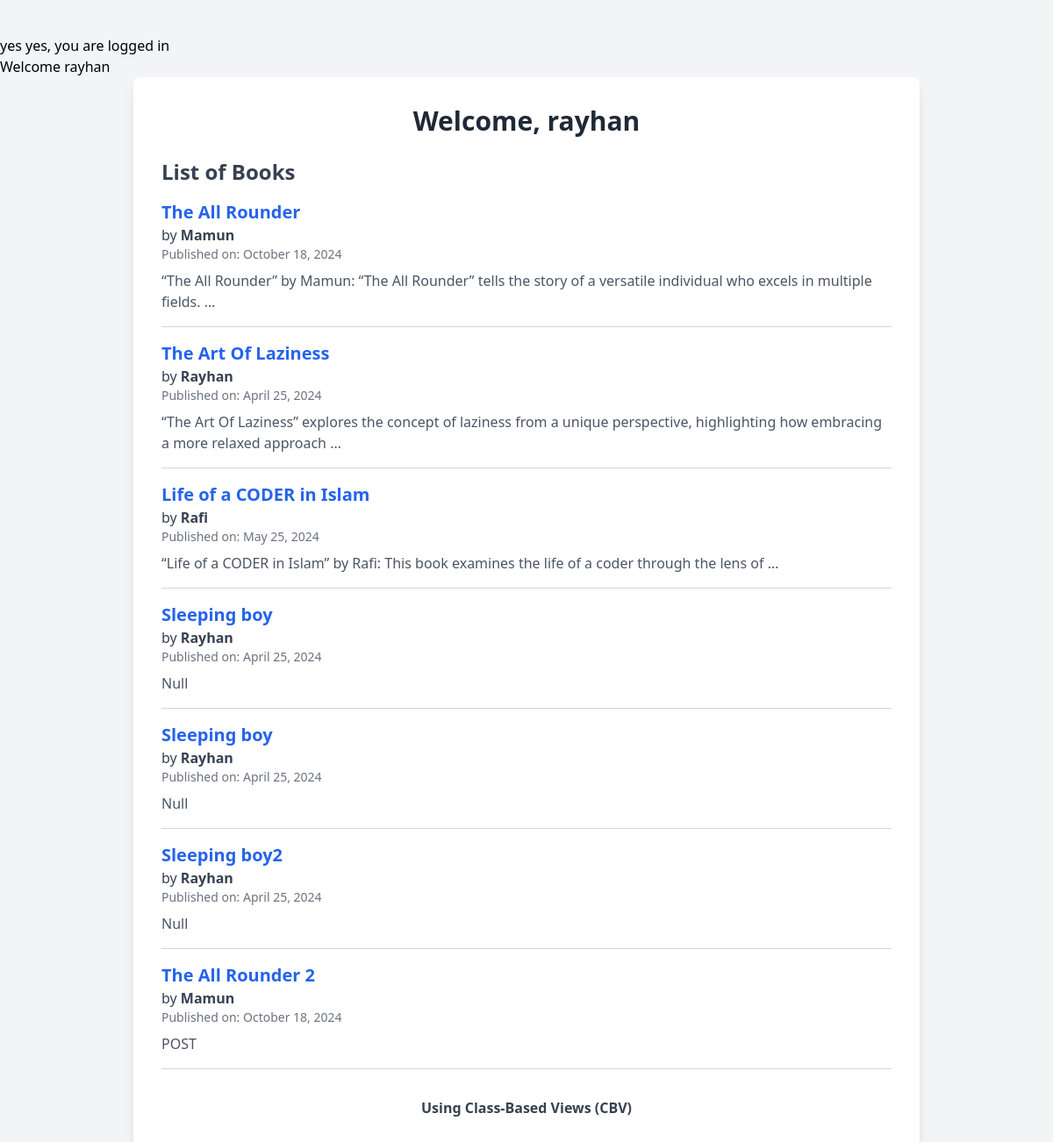
Page /book/book_list/ (signed in) on the earlier database version.
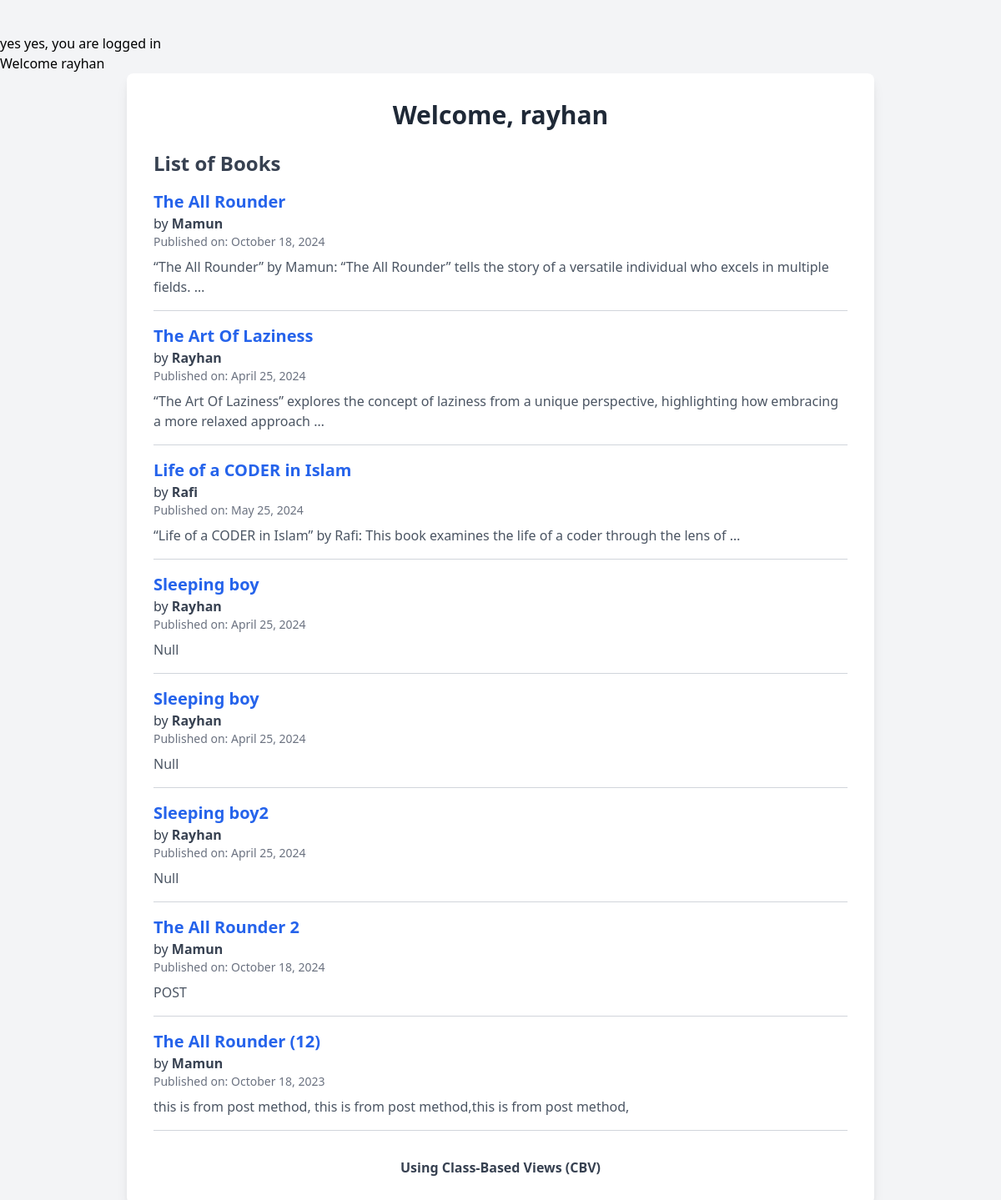
Same page on the later database version.
### book/models.py (models this page shows, shortened)
class Book(models.Model):
    title = models.CharField(max_length=200)  # Title field
    description = models.TextField(null=True, blank=True)
    publication_date = models.DateField()  # Publication date field
    author = models.ForeignKey(Author, on_delete=models.CASCADE)  # ForeignKey to Author
    price = models.DecimalField(max_digits=10, decimal_places=2, default=0.00)  # Price field with default
    publisher = models.ForeignKey(Publisher, on_delete=models.CASCADE, null=True, blank=True)  # ForeignKey to Publisher, optional
    created_at=models.DateTimeField(auto_now_add=True)
    updated_at=models.DateTimeField(null=True, blank=True)

class Author(models.Model):
    name = models.CharField(max_length=100)  # Name field
    birthdate = models.DateField(null=True, blank=True)  # Birthdate field (optional)

### book/views.py (the view)
# urls.py: path('book_list/', BookListView.as_view(),name='list'),
class BookListView(ListView):
    model = Book
    template_name = 'book_list.html'
    context_object_name = 'books'
    def dispatch(self, request, *args, **kwargs):
        if not request.user.is_authenticated:
            context = {'x':1}
            return render(request,'login.html',context)  # Redirect to login if not authenticated
        return super().dispatch(request, *args, **kwargs)

### book/templates/book_list.html (shortened to what this page needs)
<!DOCTYPE html>
<html lang="en">
<head>
    <link href="https://cdn.jsdelivr.net/npm/tailwindcss@2.2.19/dist/tailwind.min.css" rel="stylesheet">
</head>
<body class="bg-gray-100 py-10">
    {% if request.user.is_authenticated %}
    yes yes, you are logged in
    {% endif %}
    <h1>Welcome {{user.username}}</h1>
    <div class="max-w-4xl mx-auto bg-white shadow-lg rounded-lg p-8">
        <h1 class="text-3xl font-bold text-center text-gray-800 mb-6">Welcome, {{ user.username }}</h1>
        <h2 class="text-2xl font-semibold text-gray-700 mb-4">List of Books</h2>
        {% if books %}
            <ul class="space-y-4">
                {% for book in books %}
                    <li class="border-b border-gray-300 pb-4">
                        <h3 class="text-xl font-bold text-blue-600">{{ book.title }}</h3>
                        <p class="text-gray-700">by <span class="font-semibold">{{ book.author.name }}</span></p>
                        <p class="text-sm text-gray-500">Published on: {{ book.publication_date | date:"F j, Y" }}</p>
                        <p class="mt-2 text-gray-600">{{ book.description | truncatewords:20 }}</p>
                    </li>
                {% endfor %}
            </ul>
        {% else %}
            <p class="text-gray-600 mt-4">No books available at this moment.</p>
        {% endif %}
        <p class="mt-8 text-center font-semibold text-gray-700">Using Class-Based Views (CBV)</p>
    </div>
</body>
</html>

Differences in the rows shown:
added Book: title "The All Rounder (12)", author.name "Mamun", publication_date "October 18, 2023", description "this is from post method, this is from post method,this is from post method,"
